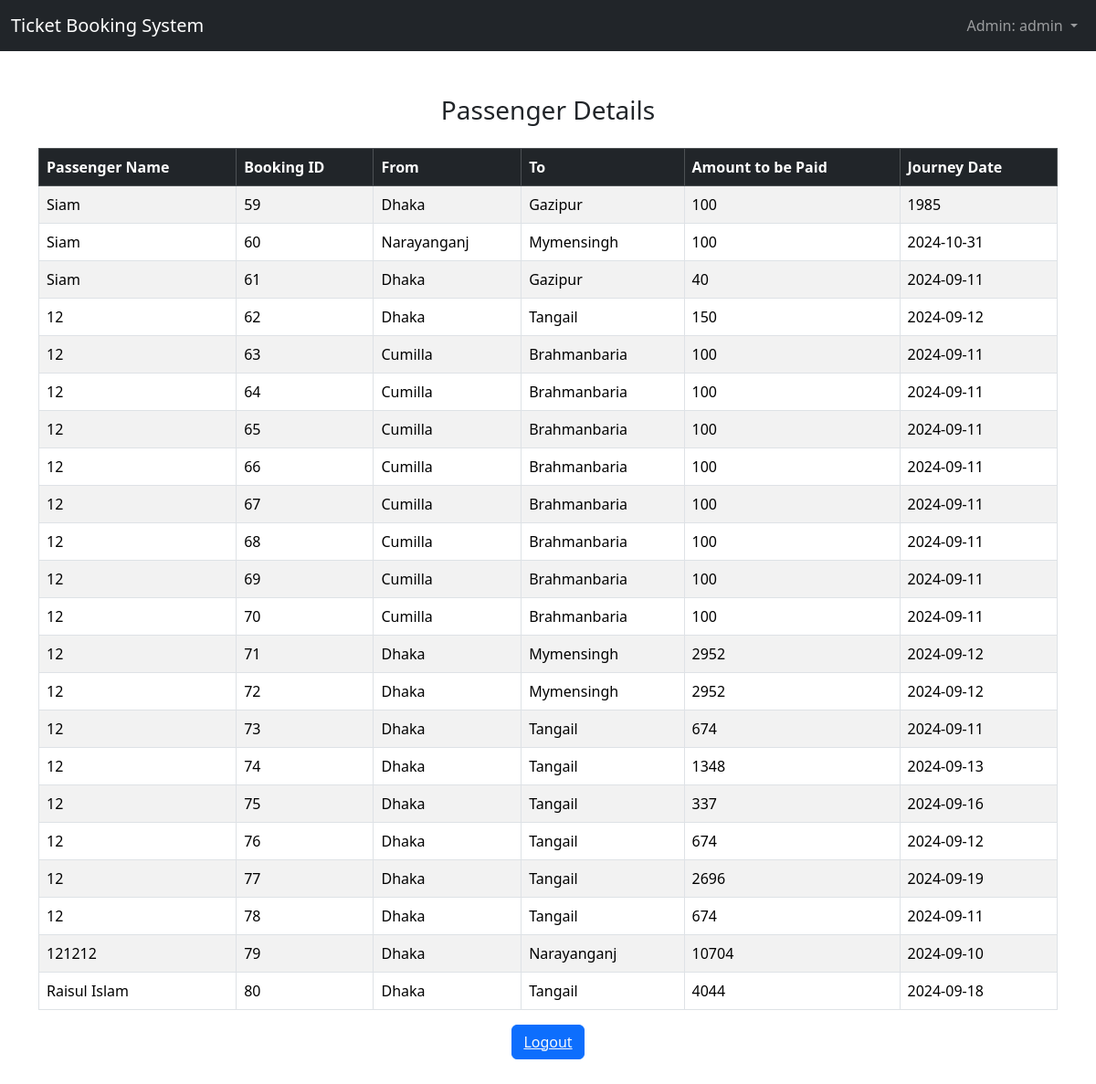
/admintraindb.php (signed in), run on the app's committed database.
### tables this page shows
CREATE TABLE IF NOT EXISTS `transactions` (
  `T_No.` int NOT NULL AUTO_INCREMENT,
  `email` varchar(50) NOT NULL,
  `source` varchar(50) NOT NULL,
  `dest` varchar(50) NOT NULL,
  `Name` varchar(50) NOT NULL,
  `Class` varchar(25) NOT NULL,
  `Type` varchar(25) NOT NULL,
  `NoOfpass` int NOT NULL,
  `booking_date` varchar(10) NOT NULL,
  `Amt` int NOT NULL,
  `Route` varchar(25) NOT NULL,
  PRIMARY KEY (`T_No.`)
);

### admintraindb.php (the view, shortened to what this page needs)
<?php
include 'connect.php';
include 'adminheader.php';
?>
<!DOCTYPE html>
<html lang="en">
<head>
</head>
<body>
    <div class="container my-5">
        <h3 class="text-center mb-4">Passenger Details</h3>
        <div class="table-responsive">
            <table id="data" class="table table-striped table-bordered">
                <thead class="table-dark">
                    <tr>
                         <th>Passenger Name</th>
                         <th>Booking ID</th>
                         <th>From</th>
                         <th>To</th>
                         <th>Amount to be Paid</th>
                         <th>Journey Date</th>
                    </tr>
                </thead>
                <tbody>
                    <?php
                    $result = mysqli_query($connect, "SELECT * FROM transactions");
                    while ($row = mysqli_fetch_assoc($result)):
                    ?>
                    <tr>
                         <td><?php echo $row['Name']; ?></td>
                         <td><?php echo $row['T_No.']; ?></td>
                         <td><?php echo $row['source']; ?></td>
                         <td><?php echo $row['dest']; ?></td>
                         <td><?php echo $row['Amt']; ?></td>
                         <td><?php echo $row['booking_date']; ?></td>
                    </tr>
                    <?php endwhile; ?>
                </tbody>
            </table>
            <center>
            <button class="btn btn-primary"><a class="text-light" href="logout.php">Logout</a></button>
            </center>
        </div>
    </div>
</body>
</html>

### adminheader.php (shortened to what this page needs)
<!DOCTYPE html>
<html lang="en">
<head>
    <link rel="stylesheet" href="https://cdn.jsdelivr.net/npm/bootstrap@5.3.3/dist/css/bootstrap.min.css">
</head>
<body>
  <nav class="navbar navbar-dark bg-dark navbar-expand-lg">
      <div class="container-fluid">
          <a class="navbar-brand" href="#">Ticket Booking System</a>
          <div class="collapse navbar-collapse" id="navbarNav">
              <ul class="navbar-nav ms-auto">
                  <li class="nav-item dropdown">
                      <a class="nav-link dropdown-toggle" href="#" role="button" data-bs-toggle="dropdown" aria-expanded="false">
                          Admin: <?php echo $_SESSION['name']; ?>
                      </a>
                  </li>
              </ul>
          </div>
      </div>
  </nav>
</body>
</html>

### data on the page
transactions: Name "Siam", value "59", source "Dhaka", dest "Gazipur", Amt "100", booking_date "1985"
transactions: Name "Siam", value "60", source "Narayanganj", dest "Mymensingh", Amt "100", booking_date "2024-10-31"
transactions: Name "Siam", value "61", source "Dhaka", dest "Gazipur", Amt "40", booking_date "2024-09-11"
transactions: Name "12", value "62", source "Dhaka", dest "Tangail", Amt "150", booking_date "2024-09-12"
transactions: Name "12", value "63", source "Cumilla", dest "Brahmanbaria", Amt "100", booking_date "2024-09-11"
transactions: Name "12", value "64", source "Cumilla", dest "Brahmanbaria", Amt "100", booking_date "2024-09-11"
transactions: Name "12", value "65", source "Cumilla", dest "Brahmanbaria", Amt "100", booking_date "2024-09-11"
transactions: Name "12", value "66", source "Cumilla", dest "Brahmanbaria", Amt "100", booking_date "2024-09-11"
transactions: Name "12", value "67", source "Cumilla", dest "Brahmanbaria", Amt "100", booking_date "2024-09-11"
transactions: Name "12", value "68", source "Cumilla", dest "Brahmanbaria", Amt "100", booking_date "2024-09-11"
transactions: Name "12", value "69", source "Cumilla", dest "Brahmanbaria", Amt "100", booking_date "2024-09-11"
transactions: Name "12", value "70", source "Cumilla", dest "Brahmanbaria", Amt "100", booking_date "2024-09-11"
transactions: Name "12", value "71", source "Dhaka", dest "Mymensingh", Amt "2952", booking_date "2024-09-12"
transactions: Name "12", value "72", source "Dhaka", dest "Mymensingh", Amt "2952", booking_date "2024-09-12"
transactions: Name "12", value "73", source "Dhaka", dest "Tangail", Amt "674", booking_date "2024-09-11"
transactions: Name "12", value "74", source "Dhaka", dest "Tangail", Amt "1348", booking_date "2024-09-13"
transactions: Name "12", value "75", source "Dhaka", dest "Tangail", Amt "337", booking_date "2024-09-16"
transactions: Name "12", value "76", source "Dhaka", dest "Tangail", Amt "674", booking_date "2024-09-12"
transactions: Name "12", value "77", source "Dhaka", dest "Tangail", Amt "2696", booking_date "2024-09-19"
transactions: Name "12", value "78", source "Dhaka", dest "Tangail", Amt "674", booking_date "2024-09-11"
transactions: Name "121212", value "79", source "Dhaka", dest "Narayanganj", Amt "10704", booking_date "2024-09-10"
transactions: Name "Raisul Islam", value "80", source "Dhaka", dest "Tangail", Amt "4044", booking_date "2024-09-18"

### other printed values
$_SESSION['name'] "admin"
